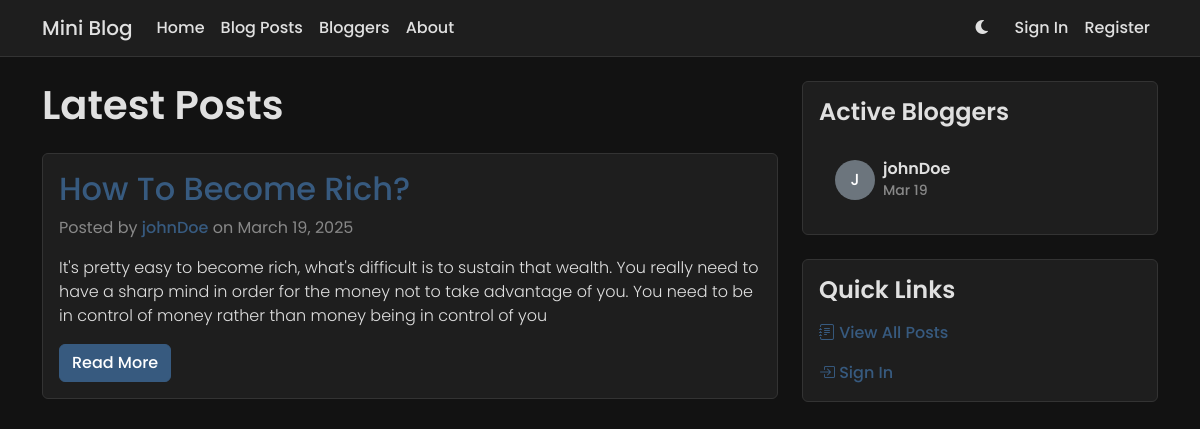
/, run on an earlier commit of the app's database.
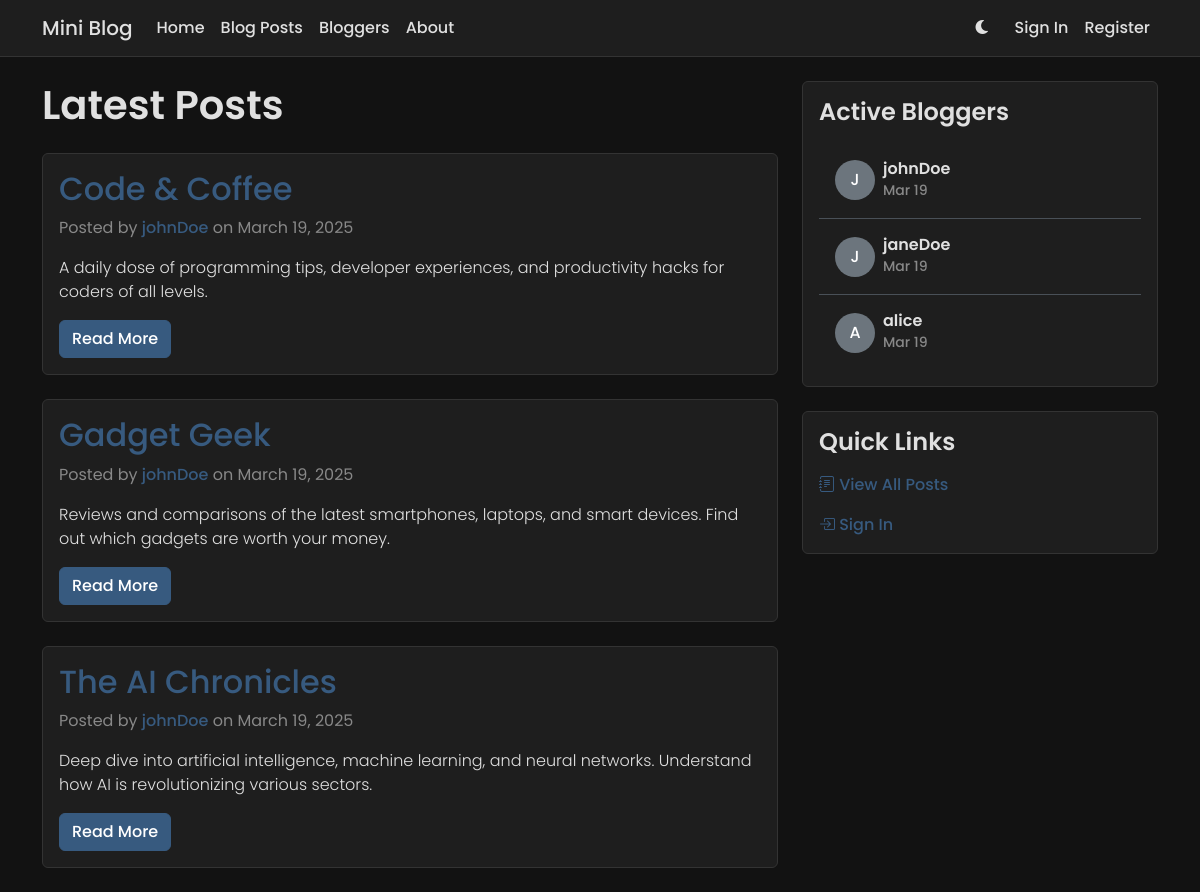
And on a later commit of the database.
### app/models.py (models this page shows, shortened)
class BlogPost(models.Model):
    title = models.CharField(max_length=200)
    content = models.TextField()
    author = models.ForeignKey(User, on_delete=models.CASCADE, related_name='blog_posts')
    created_at = models.DateTimeField(auto_now_add=True)
    updated_at = models.DateTimeField(auto_now=True)
    class Meta:
        ordering = ['-created_at']

class User(AbstractUser):
    bio = models.TextField(max_length=500, blank=True)
    location = models.CharField(max_length=100, blank=True)
    website = models.URLField(max_length=200, blank=True)
    profile_picture = models.ImageField(upload_to='profile_pics/', null=True, blank=True)
    created_at = models.DateTimeField(auto_now_add=True)
    updated_at = models.DateTimeField(auto_now=True)

### app/views.py (the view)
# urls.py: path('', views.home, name='home'),
def home(request):
    latest_posts = BlogPost.objects.all()[:3]
    thirty_days_ago = timezone.now() - timedelta(days=30)
    active_bloggers = User.objects.filter(
        blog_posts__created_at__gte=thirty_days_ago
    ).annotate(
        last_post_date=models.Max('blog_posts__created_at')
    ).distinct().order_by('-last_post_date')[:5]
    return render(request, 'index.html', {
        'latest_posts': latest_posts,
        'active_bloggers': active_bloggers
    })

### app/templates/index.html (shortened to what the changed rows need)
{% extends 'base.html' %}
{% block content %}
<div class="row">
    <div class="col-md-8">
        <h1 class="mb-4">Latest Posts</h1>
        {% if latest_posts %}
            {% for post in latest_posts %}
                <article class="card mb-4">
                    <div class="card-body">
                        <h2 class="card-title">
                            <a href="{% url 'blog_detail' post.id %}" class="text-decoration-none">{{ post.title }}</a>
                        </h2>
                        <p class="text-muted">
                            Posted by <a href="{% url 'blogger_detail' post.author.id %}" class="text-decoration-none">{{ post.author.username }}</a>
                            on {{ post.created_at|date:"F j, Y" }}
                        </p>
                        <p class="card-text">{{ post.content|truncatewords:50 }}</p>
                        <a href="{% url 'blog_detail' post.id %}" class="btn btn-primary">Read More</a>
                    </div>
                </article>
            {% endfor %}
        {% else %}
            <div class="alert alert-info">
                No blog posts available yet. Be the first to create a post!
            </div>
        {% endif %}
    </div>
    <div class="col-md-4">
        <div class="card mb-4">
            <div class="card-body">
                {% if active_bloggers %}
                    <div class="list-group list-group-flush">
                        {% for blogger in active_bloggers %}
                            <a href="{% url 'blogger_detail' blogger.id %}" class="list-group-item list-group-item-action bg-transparent py-3">
                                <div class="d-flex align-items-center">
                                    {% if blogger.profile_picture %}
                                        <img src="{{ blogger.profile_picture.url }}" alt="{{ blogger.username }}'s profile"
                                             class="rounded-circle me-2" style="width: 40px; height: 40px; object-fit: cover;">
                                    {% else %}
                                        <div class="rounded-circle bg-secondary me-2"
                                             style="width: 40px; height: 40px; display: flex; align-items: center; justify-content: center;">
                                            <span class="text-white">{{ blogger.username|first|upper }}</span>
                                        </div>
                                    {% endif %}
                                    <div>
                                        <h6 class="mb-0" style="color: var(--text-color);">{{ blogger.username }}</h6>
                                        <small class="text-muted">
                                            {{ blogger.last_post_date|date:"M j" }}
                                        </small>
                                    </div>
                                </div>
                            </a>
                        {% endfor %}
                    </div>
                {% else %}
                    <p class="text-muted mb-0">No active bloggers in the last 30 days.</p>
                {% endif %}
            </div>
        </div>
    </div>
</div>
<link rel="stylesheet" href="https://cdn.jsdelivr.net/npm/bootstrap-icons@1.7.2/font/bootstrap-icons.css">
{% endblock %}

What changed in the data, as far as the page shows it:
no longer on this page (row unchanged): BlogPost: title "How To Become Rich?", author.username "johnDoe", created_at "March 19, 2025", content "It's pretty easy to become rich, what's difficult is to sustain that wealth. You really need to have a sharp mind in order for the money not to take advantage of you. You need to be in control of money rather than money being in control of you"
added BlogPost: title "Code & Coffee", author.username "johnDoe", created_at "March 19, 2025", content "A daily dose of programming tips, developer experiences, and productivity hacks for coders of all levels."
added BlogPost: title "Gadget Geek", author.username "johnDoe", created_at "March 19, 2025", content "Reviews and comparisons of the latest smartphones, laptops, and smart devices. Find out which gadgets are worth your money."
added BlogPost: title "The AI Chronicles", author.username "johnDoe", created_at "March 19, 2025", content "Deep dive into artificial intelligence, machine learning, and neural networks. Understand how AI is revolutionizing various sectors."
added User: username|first "J", username "janeDoe", last_post_date "Mar 19"
added User: username|first "A", username "alice", last_post_date "Mar 19"
